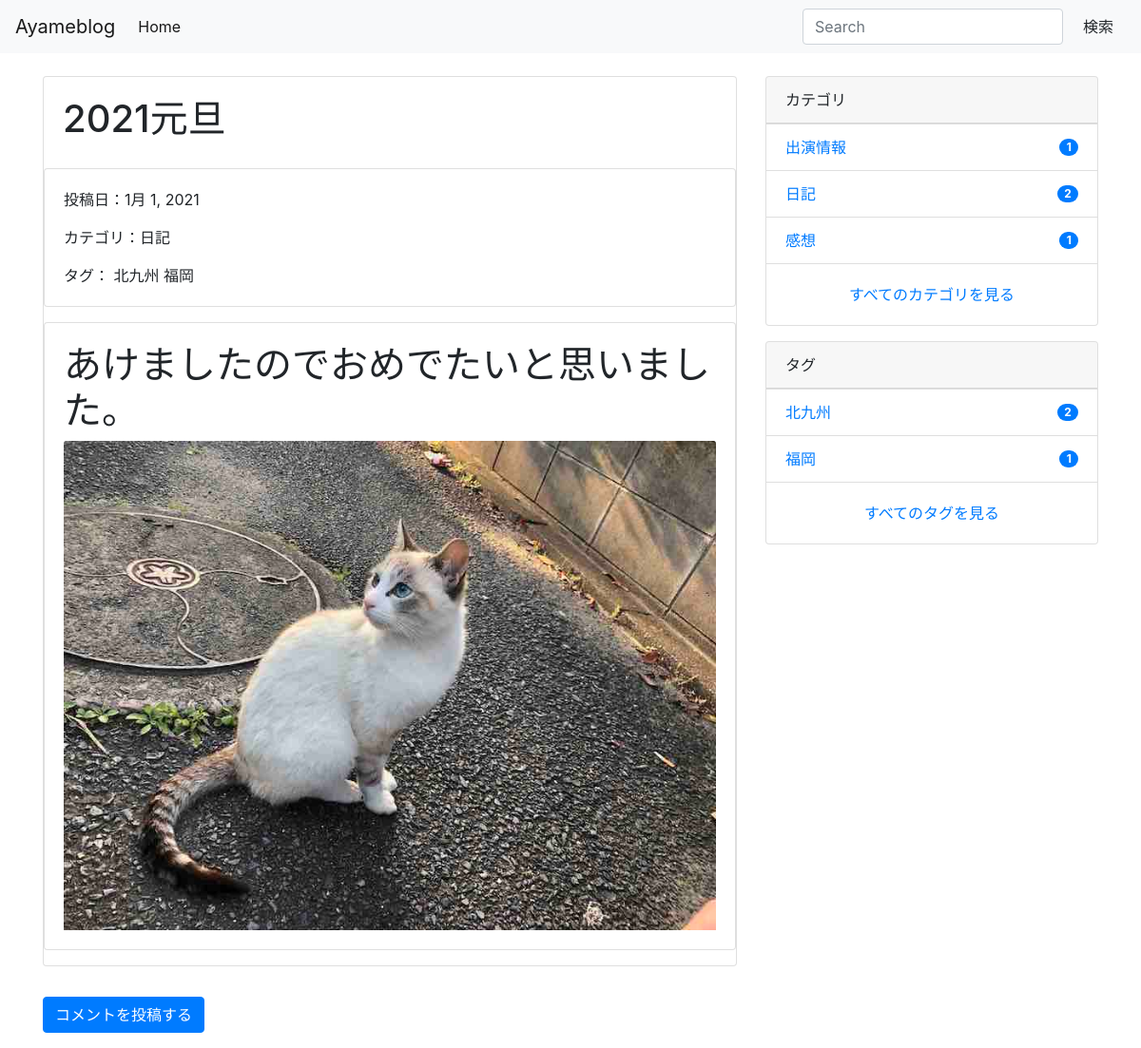
Screenshot of /post/3/ with the database file from the repository.
### blog/models.py (models this page shows, shortened)
class Post(models.Model):
    category = models.ForeignKey(Category, on_delete=models.PROTECT)
    tags = models.ManyToManyField(Tag, blank=True)
    title = models.CharField(max_length=255)
    content = models.TextField()
    description = models.TextField(blank=True)
    created_at = models.DateTimeField(auto_now_add=True)
    updated_at = models.DateTimeField(blank=True, null=True)
    published_at = models.DateTimeField(blank=True, null=True)
    is_public = models.BooleanField(default=False)
    image = models.ImageField(upload_to='post_images/', null=True, blank=True)
    class Meta:
        ordering = ['-created_at']

class Category(models.Model):
    name = models.CharField(max_length=255)
    slug = models.SlugField(unique=True)
    timestamp = models.DateTimeField(auto_now_add=True)

class Tag(models.Model):
    name = models.CharField(max_length=255)
    slug = models.SlugField(unique=True)
    timestamp = models.DateTimeField(auto_now_add=True)

### blog/views.py (the view)
# urls.py: path('post/<int:pk>/', PostDetailView.as_view(), name='post_detail'),
class PostDetailView(DetailView):
    model = Post
    def get_object(self, queryset=None):
        obj = super().get_object(queryset=queryset)
        if not obj.is_public and not self.request.user.is_authenticated:
            raise Http404
        return obj

### ayameblog/context_processors.py (called while the page is built)
def common(request):
    context = {
        'categories': Category.objects.annotate(
            num_posts=Count('post', filter=Q(post__is_public=True))),
        'tags': Tag.objects.annotate(
            num_posts=Count('post', filter=Q(post__is_public=True))),
    }
    return context

### blog/templates/blog/post_detail.html (shortened to what this page needs)
{% extends 'base.html' %}
{% block content %}
<div class="container">
    <div class="row">
        <main class="col-md-8">
            <article class="blog-area">
                <div class="card mb-3">
                    <div class="card-body">
                        <h1>{{ object.title }}</h1>
                    </div>
                <div>
                <div class="card mb-3">
                    <div class="card-body">
                        <p>投稿日：{{ object.published_at|date }}</p>
                        <p>カテゴリ：{{ object.category.name }}</p>
                        タグ：
                        {% for tag in object.tags.all %}
                        {{ tag.name }}
                        {% endfor %}
                    </div>
                </div>
                <div class="card mb-3">
                    <div class="card-body">
                        <h1>{{ object.content|safe }}</h1>
                        {% if post.image %}
                        <a href="{% url 'blog:post_detail' post.id %}">
                        <img class="card-img-top" src="{{ post.image.url }}" alt="{{ post.title }}">
                        </a>
                        {% endif %}
                        <br>
                    </div>
            </article>
            <article class="comment-area">
                <a class="btn btn-primary my-3" href="{% url 'blog:comment_form' post.pk %}">コメントを投稿する</a>
            </article>
        </main>
        <aside class="col-md-4">
            {% include "blog/snippets/sidebar.html" %}
        </aside>
    </div>
</div>
{% endblock %}

### blog/templates/blog/snippets/sidebar.html
<div class="card mb-3">
    <div class="card-header">
      カテゴリ
    </div>
    <ul class="list-group list-group-flush">
      {% for category in categories|dictsort:"id" %}
      <li class="list-group-item d-flex justify-content-between align-items-center">
        <a href="{% url 'blog:category_post' category.slug %}" class="card-link">{{ category.name }}</a>
        <span class="badge badge-primary badge-pill">{{ category.num_posts }}</span>
      </li>
      {% endfor %}
    </ul>
    <div class="card-body text-center">
      <a href="{% url 'blog:category_list' %}" class="card-link">すべてのカテゴリを見る</a>
    </div>
  </div>
  <div class="card">
    <div class="card-header">
      タグ
    </div>
    <ul class="list-group list-group-flush">
      {% for tag in tags|dictsortreversed:"num_posts"|slice:":5" %}
      <li class="list-group-item d-flex justify-content-between align-items-center">
        <a href="{% url 'blog:tag_post' tag.slug %}" class="card-link">{{ tag.name }}</a>
        <span class="badge badge-primary badge-pill">{{ tag.num_posts }}</span>
      </li>
      {% endfor %}
    </ul>
    <div class="card-body text-center">
      <a href="{% url 'blog:tag_list' %}" class="card-link">すべてのタグを見る</a>
    </div>
  </div>

### rows the page displays
Post: title "2021元旦", published_at "1月 1, 2021", category.name "日記", content "あけましたのでおめでたいと思いました。", image (picture)
Tag: name "北九州", num_posts "2"
Tag: name "福岡", num_posts "1"
Category: name "出演情報", num_posts "1"
Category: name "日記", num_posts "2"
Category: name "感想", num_posts "1"
